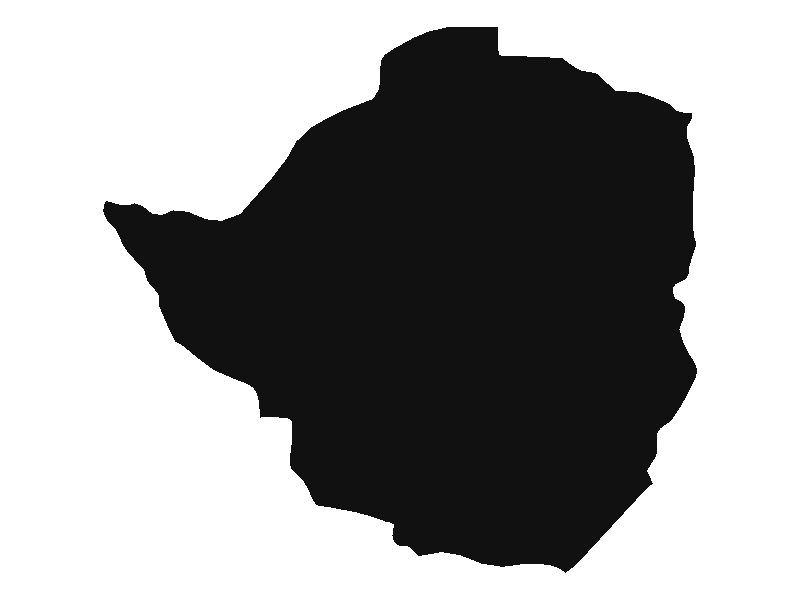
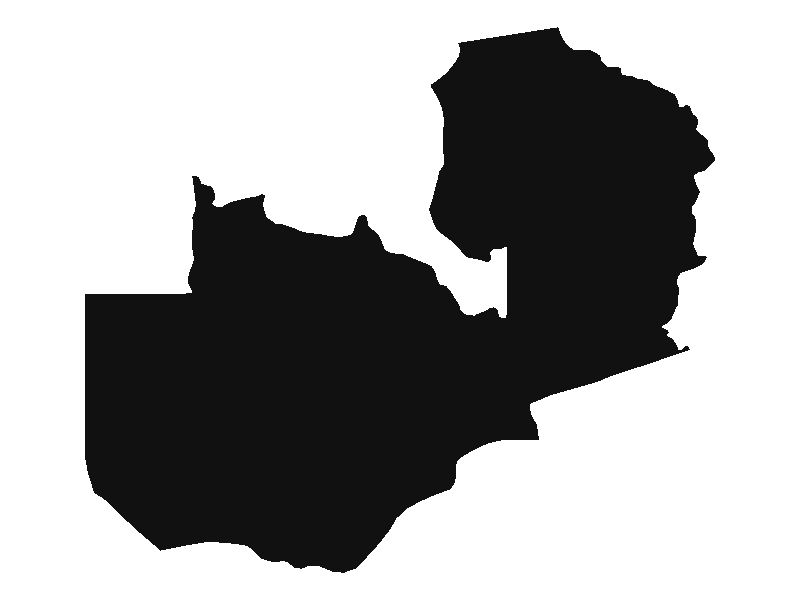
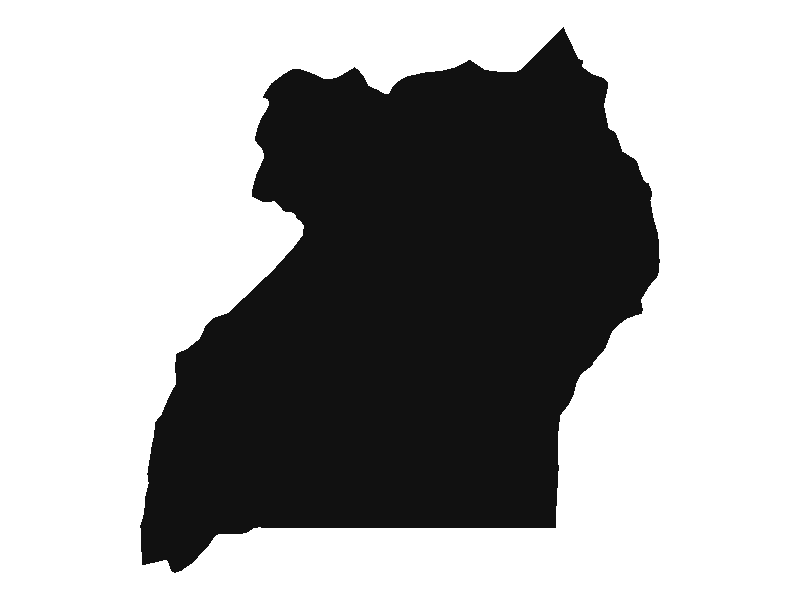
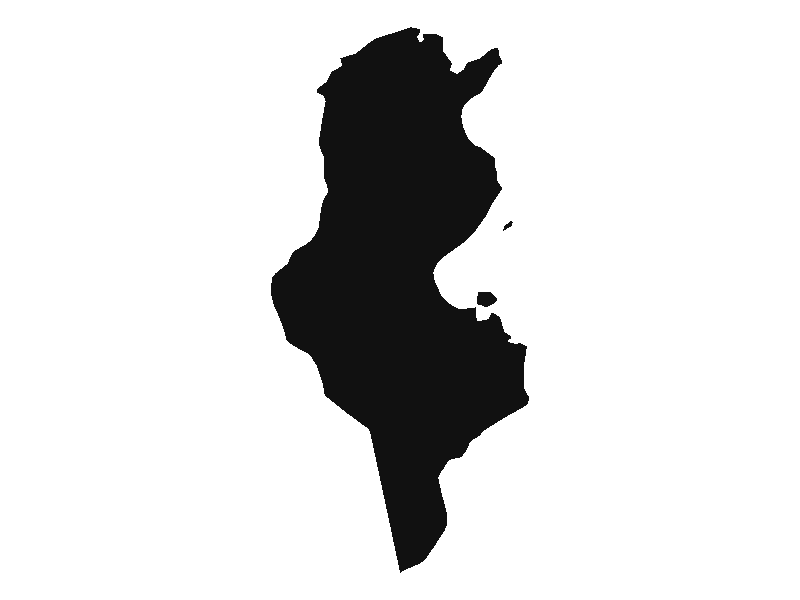
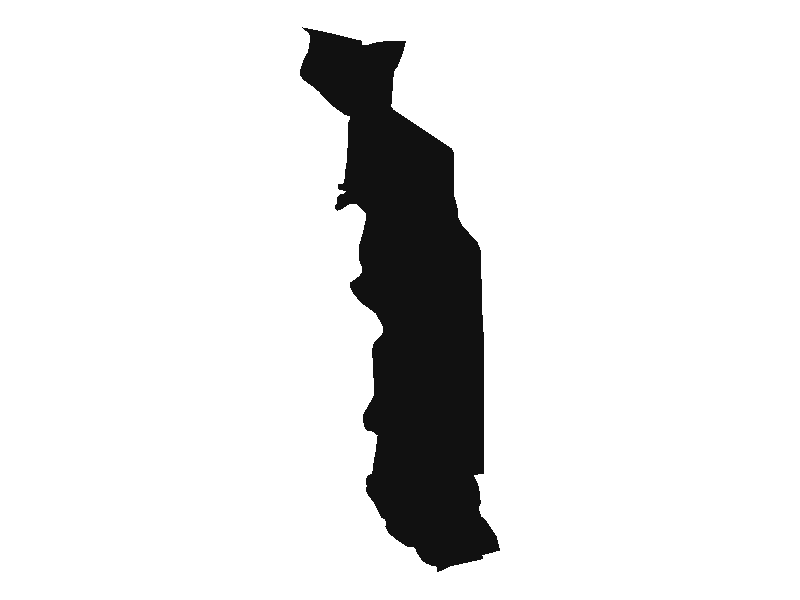
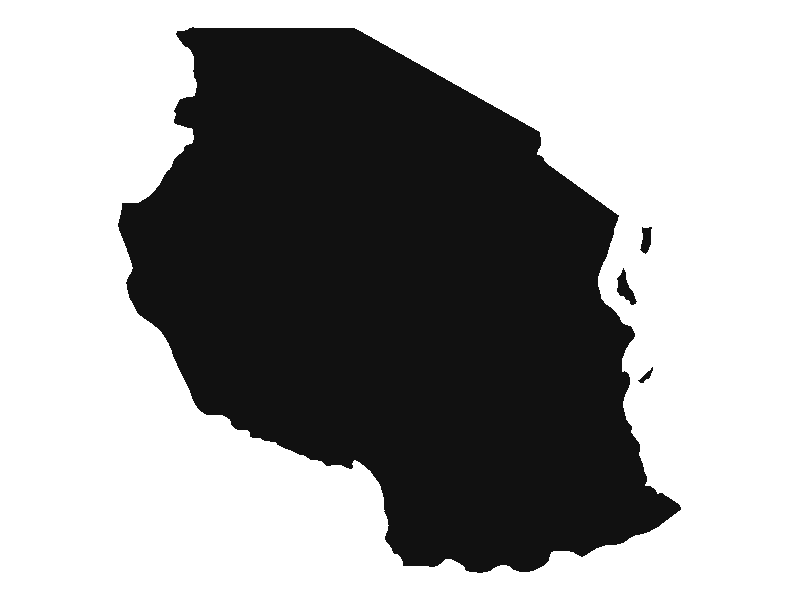
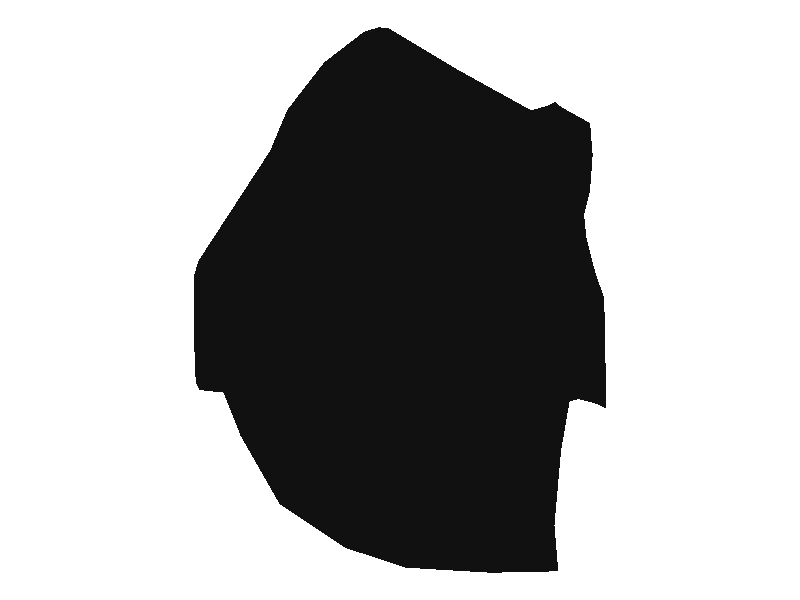
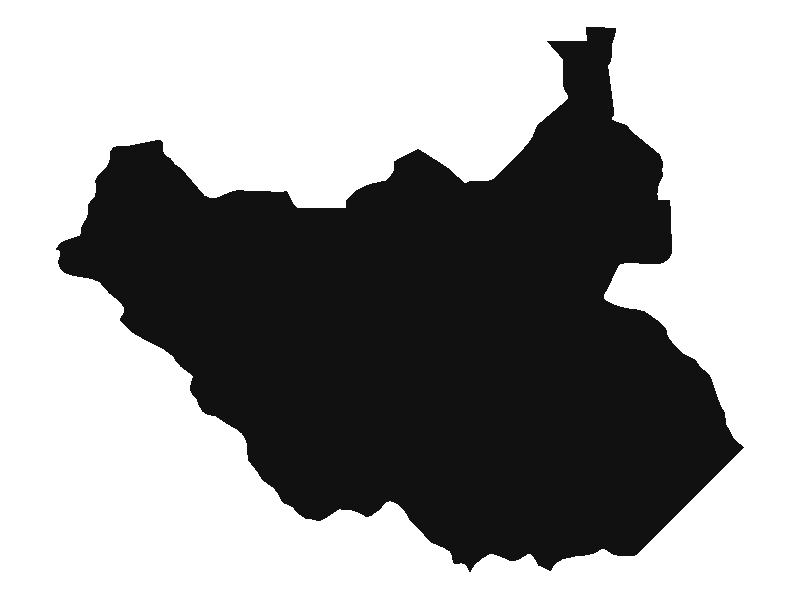

Source code (R) for these figures, in order: (Note: this script raises an error after producing the figures.)

# Libraries Loading -------------------------------------------------------
library(tidyverse)
library(sf)
library(ggtext)

# Data Reading and Wrangling ----------------------------------------------
world <- rnaturalearth::ne_countries(scale = "medium", returnclass = "sf") %>% 
  filter(!continent %in% c("Antarctica", "Seven seas (open ocean)")) |> 
  st_transform(crs = 4326)


african_countries <- world |> 
  filter(continent == "Africa") |> 
  select(admin) |> 
  rowwise() |> 
  mutate(
    w = st_bbox(geometry)[3] - st_bbox(geometry)[1], 
    h = st_bbox(geometry)[4] - st_bbox(geometry)[2])

dir_path <- path <- here::here("2023","Day8", "Countries")
if(!fs::dir_exists(here::here(dir_path))) { 
  fs::dir_create(here::here(dir_path))
}




# Graphic -----------------------------------------------------------------
width  <- 6
for (country_name in african_countries$admin) { 
  country <- african_countries |> 
    filter( admin == country_name)
  country_name <- case_match(
    country_name,
    "Central African Republic" ~ "C.R.A", 
    "Democratic Republic of the Congo" ~ "D.R.C.",
    "United Republic of Tanzania" ~ "Tanzania", 
    "Sao Tome and Principe" ~ "Sao Tome and P.",
    .default = country_name
  )
  ratio <- country$w / country$h
  
  height <- width / ratio
  
  plot <- country |> 
    ggplot() + 
    geom_sf(fill = "#111111", color = NA) + 
    theme_void() + 
    theme(
      plot.background = element_rect(fill = "#FFFFFF", color = NA) 
    )
  
  country_name <- str_to_lower(country_name)
  country_name <- str_replace_all(country_name, " ", "_")
  ggsave(here::here(dir_path, paste0(country_name, ".png")), plot = plot, width = width, height = height, dpi = 240, device = ragg::agg_png)
}

# Additional Assembly made with Illustrator
